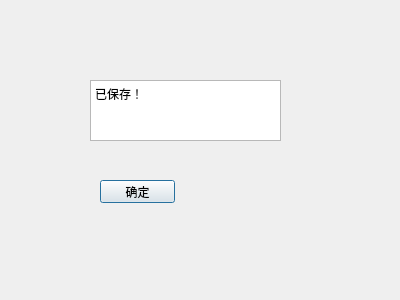
<?xml version="1.0" encoding="UTF-8"?>
<ui version="4.0">
 <class>Dialog</class>
 <widget class="QDialog" name="Dialog">
  <property name="geometry">
   <rect>
    <x>0</x>
    <y>0</y>
    <width>400</width>
    <height>300</height>
   </rect>
  </property>
  <property name="windowTitle">
   <string>Dialog</string>
  </property>
  <widget class="QTextBrowser" name="textBrowser">
   <property name="geometry">
    <rect>
     <x>90</x>
     <y>80</y>
     <width>191</width>
     <height>61</height>
    </rect>
   </property>
   <property name="html">
    <string>&lt;!DOCTYPE HTML PUBLIC &quot;-//W3C//DTD HTML 4.0//EN&quot; &quot;http://www.w3.org/TR/REC-html40/strict.dtd&quot;&gt;
&lt;html&gt;&lt;head&gt;&lt;meta name=&quot;qrichtext&quot; content=&quot;1&quot; /&gt;&lt;style type=&quot;text/css&quot;&gt;
p, li { white-space: pre-wrap; }
&lt;/style&gt;&lt;/head&gt;&lt;body style=&quot; font-family:'SimSun'; font-size:9pt; font-weight:400; font-style:normal;&quot;&gt;
&lt;p style=&quot; margin-top:0px; margin-bottom:0px; margin-left:0px; margin-right:0px; -qt-block-indent:0; text-indent:0px;&quot;&gt;已保存！&lt;/p&gt;&lt;/body&gt;&lt;/html&gt;</string>
   </property>
  </widget>
  <widget class="QPushButton" name="pushButtonConfirm">
   <property name="geometry">
    <rect>
     <x>100</x>
     <y>180</y>
     <width>75</width>
     <height>23</height>
    </rect>
   </property>
   <property name="text">
    <string>确定</string>
   </property>
  </widget>
 </widget>
 <resources/>
 <connections/>
</ui>
